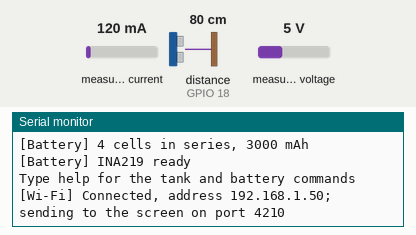
A program run on a simulated ESP32. Parts: the last lines printed to the serial monitor. Wiring (inferred from the names in the program): ultrasonic range finder: trigger GPIO 5; echo GPIO 18; INA219 current sensor at I2C address 0x40. The inputs (shaded band) are chosen by the test bench; at power-on: measured current 120 mA, measured voltage 5 V, distance to the obstacle (sensor on GPIO 18) 80 cm. The echo pulse lasts 58.3 µs per cm; WiFi joins after 1.5 s; servers stay silent unless stated; EEPROM starts erased.

Above: at 3.2 s.
3.3 s: measured current set to 22 mA
At 6.0 s:
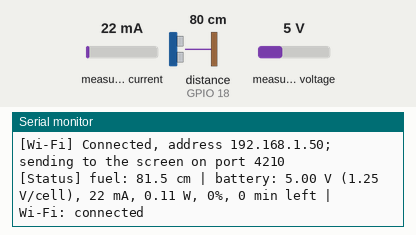
6.3 s: measured current set to 17 mA
7.8 s: measured voltage set to 1.2 V
At 10.6 s:
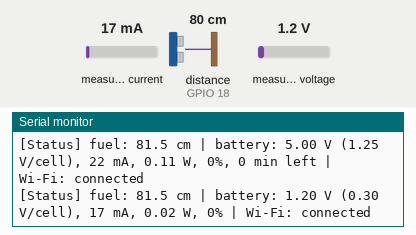

The program:

main.cpp
```cpp
// Narrow Road Navigation: health unit
//
// A separate ESP32 that measures:
//   - the fuel level of a demo tank, with an HC-SR04 ultrasonic sensor
//     looking down from the top of the tank
//   - the battery's voltage, current and power, with an INA219, and works
//     out its charge and time left
// and broadcasts both on the hotspot once a second (UDP port 4210), where
// the car screen hears them, the same way the camera sends road widths.
//
// It never talks to the server: the website stays exactly as it is.
//
// Settings: include/config.h and include/secrets.h
// Type help in the serial monitor for the tank and battery commands.

#include <Arduino.h>
#include <Preferences.h>
#include <WiFi.h>
#include <WiFiUdp.h>
#include <Wire.h>

#include "config.h"
#include "health_math.h"
#include "ina219.h"
#include "secrets.h"
#include "ultrasonic.h"

namespace {

Ultrasonic sonar;
Ina219 ina;
BatteryGauge gauge;
TankCalibration tank;
WiFiUDP udp;
Preferences prefs;

float batteryVolts = 0;
float batteryMa = 0;
uint32_t lastBatteryMs = 0;
uint32_t lastInaRetryMs = 0;
uint32_t lastSendMs = 0;
uint32_t lastStatusMs = 0;
uint32_t lastWatchMs = 0;
bool watching = false;
bool wifiWasUp = false;
String commandLine;

// ── Saved settings ──────────────────────────────────────────────────────────

void loadSettings() {
  prefs.begin("health", false);
  tank.emptyCm = prefs.getFloat("empty", 0);
  tank.fullCm = prefs.getFloat("full", 0);
  tank.litres = prefs.getFloat("litres", 0);
  int cells = prefs.getInt("cells", BATTERY_CELLS);
  float mah = prefs.getFloat("mah", BATTERY_MAH);
  gauge.configure(cells, mah);
}

void printSettings() {
  Serial.printf("[Tank] empty %.1f cm, full %.1f cm, capacity %s", tank.emptyCm, tank.fullCm,
                tank.litres > 0 ? "" : "not set");
  if (tank.litres > 0) Serial.printf("%.2f litres", tank.litres);
  Serial.println(tank.valid() ? "" : " | not calibrated: type empty, then full");
  Serial.printf("[Battery] %d cells in series, %.0f mAh\n", gauge.cells(), gauge.capacityMah());
}

// ── Readings ────────────────────────────────────────────────────────────────

void updateBattery() {
  uint32_t now = millis();

  if (!ina.ok()) {
    if (now - lastInaRetryMs > 5000) {
      lastInaRetryMs = now;
      if (ina.begin(Wire, INA219_ADDRESS, INA219_SHUNT_OHMS)) {
        Serial.println("[Battery] INA219 found");
      }
    }
    return;
  }

  if (now - lastBatteryMs < 250) return;
  uint32_t dt = lastBatteryMs ? now - lastBatteryMs : 0;
  lastBatteryMs = now;

  float v, ma;
  if (!ina.read(v, ma)) {
    Serial.println("[Battery] INA219 stopped answering; check SDA, SCL, VCC and GND");
    return;
  }
  batteryVolts = v;
  batteryMa = ma;

  // Below a volt there's no battery connected: don't invent a charge
  if (v > 1.0f) gauge.update(v, ma, dt);
}

bool batteryPresent() { return ina.ok() && batteryVolts > 1.0f && gauge.started(); }

float currentFuelPercent() { return sonar.ok() ? fuelPercent(tank, sonar.distanceCm()) : -1; }

// ── Sending to the screen ───────────────────────────────────────────────────

void sendPacket(const char *json) {
  udp.beginPacket(WiFi.broadcastIP(), UDP_PORT);
  udp.write(reinterpret_cast<const uint8_t *>(json), strlen(json));
  udp.endPacket();
}

void sendReadings() {
  char msg[256];

  float percent = currentFuelPercent();
  float litres = fuelLitres(tank, percent);
  snprintf(msg, sizeof(msg),
           "{\"type\":\"fuel\",\"ok\":%s,\"calibrated\":%s,\"percent\":%.1f,\"litres\":%.2f,"
           "\"cm\":%.1f,\"low\":%s}",
           sonar.ok() ? "true" : "false", tank.valid() ? "true" : "false", percent, litres,
           sonar.ok() ? sonar.distanceCm() : -1.0f,
           percent >= 0 && percent < FUEL_LOW_PERCENT ? "true" : "false");
  sendPacket(msg);

  bool present = batteryPresent();
  float minutes = present ? gauge.minutesLeft(batteryMa) : -1;
  snprintf(msg, sizeof(msg),
           "{\"type\":\"battery\",\"ok\":%s,\"volts\":%.2f,\"amps\":%.3f,\"watts\":%.2f,"
           "\"percent\":%.0f,\"minutesLeft\":%.0f,\"cells\":%d,\"low\":%s}",
           present ? "true" : "false", batteryVolts, batteryMa / 1000.0f,
           batteryVolts * batteryMa / 1000.0f, present ? gauge.percent() : -1.0f, minutes,
           gauge.cells(), present && gauge.percent() < BATTERY_LOW_PERCENT ? "true" : "false");
  sendPacket(msg);
}

// ── Serial monitor ──────────────────────────────────────────────────────────

void printReadings(const char *tag) {
  Serial.printf("[%s] fuel: ", tag);
  if (!sonar.ok()) {
    Serial.print("no echo (check the sensor's wires and aim)");
  } else {
    float p = currentFuelPercent();
    Serial.printf("%.1f cm", sonar.distanceCm());
    if (p >= 0) Serial.printf(", %.0f%%", p);
    float l = fuelLitres(tank, p);
    if (l >= 0) Serial.printf(", %.2f L", l);
  }
  Serial.print(" | battery: ");
  if (!ina.ok()) {
    Serial.print("INA219 missing");
  } else if (!batteryPresent()) {
    Serial.printf("no battery (%.2f V)", batteryVolts);
  } else {
    Serial.printf("%.2f V (%.2f V/cell), %.0f mA, %.2f W, %.0f%%", batteryVolts,
                  gauge.cellVolts(batteryVolts), batteryMa, batteryVolts * batteryMa / 1000.0f,
                  gauge.percent());
    float m = gauge.minutesLeft(batteryMa);
    if (m >= 0) Serial.printf(", %.0f min left", m);
  }
  if (strcmp(tag, "Status") == 0) {
    Serial.printf(" | Wi-Fi: %s", WiFi.status() == WL_CONNECTED ? "connected" : "not connected");
  }
  Serial.println();
}

void printHelp() {
  Serial.println("Commands (type one, then press Enter):");
  Serial.println("  empty      the tank is empty now: remember this distance");
  Serial.println("  full       the tank is full now: remember this distance");
  Serial.println("  litres 5   the tank holds 5 litres when full (to show litres)");
  Serial.println("  cells 4    the battery has 4 cells in series (2 for 7.4 V, 1 for 3.7 V)");
  Serial.println("  mah 3000   the battery's capacity in mAh");
  Serial.println("  watch      show the readings 5 times a second; press Enter to stop");
  Serial.println("  reset      forget the tank and battery settings");
  Serial.println("  help       this list");
}

void runCommand(String cmd) {
  cmd.trim();
  cmd.toLowerCase();
  if (watching) {
    watching = false;
    Serial.println("[Watch] Stopped");
    if (cmd.isEmpty() || cmd == "watch") return;
  }
  if (cmd.isEmpty()) return;

  int space = cmd.indexOf(' ');
  String word = space < 0 ? cmd : cmd.substring(0, space);
  String arg = space < 0 ? "" : cmd.substring(space + 1);
  arg.trim();

  if (word == "empty" || word == "full") {
    if (!sonar.ok()) {
      Serial.println("[Tank] No echo from the sensor; check its wiring first");
      return;
    }
    float d = sonar.distanceCm();
    if (word == "empty") {
      tank.emptyCm = d;
      prefs.putFloat("empty", d);
    } else {
      tank.fullCm = d;
      prefs.putFloat("full", d);
    }
    Serial.printf("[Tank] Saved: %s is %.1f cm from the sensor\n", word.c_str(), d);
    if (tank.emptyCm > 0 && tank.fullCm > 0 && !tank.valid()) {
      Serial.println("[Tank] Full must be at least 2 cm closer than empty; do both again");
    }
    printSettings();
  } else if (word == "litres") {
    float l = arg.toFloat();
    if (l <= 0) {
      Serial.println("[Tank] Type the capacity, such as: litres 5");
      return;
    }
    tank.litres = l;
    prefs.putFloat("litres", l);
    printSettings();
  } else if (word == "cells") {
    int n = arg.toInt();
    if (n < 1 || n > 6) {
      Serial.println("[Battery] Type the number of cells in series, 1 to 6, such as: cells 4");
      return;
    }
    gauge.configure(n, gauge.capacityMah());
    prefs.putInt("cells", n);
    printSettings();
  } else if (word == "mah") {
    float mah = arg.toFloat();
    if (mah < 100) {
      Serial.println("[Battery] Type the capacity in mAh, such as: mah 3000");
      return;
    }
    gauge.configure(gauge.cells(), mah);
    prefs.putFloat("mah", mah);
    printSettings();
  } else if (word == "watch") {
    watching = true;
    Serial.println("[Watch] Press Enter to stop");
  } else if (word == "reset") {
    prefs.clear();
    tank = TankCalibration();
    gauge.configure(BATTERY_CELLS, BATTERY_MAH);
    Serial.println("[Settings] Cleared");
    printSettings();
  } else if (word == "help") {
    printHelp();
  } else {
    Serial.printf("Unknown command: %s\n", cmd.c_str());
    printHelp();
  }
}

void readSerialCommands() {
  while (Serial.available() > 0) {
    char c = static_cast<char>(Serial.read());
    if (c == '\n' || c == '\r') {
      runCommand(commandLine);
      commandLine = "";
    } else if (c == '\b' || c == 127) {  // Backspace
      if (commandLine.length() > 0) commandLine.remove(commandLine.length() - 1);
    } else if (commandLine.length() < 32) {
      commandLine += c;
    }
  }
}

}  // namespace

void setup() {
  Serial.begin(115200);
  delay(500);
  Serial.println("\nNarrow Road Navigation: health unit");

  loadSettings();
  printSettings();

  sonar.begin(US_TRIG_PIN, US_ECHO_PIN, AIR_TEMP_C);

  Wire.begin(INA_SDA_PIN, INA_SCL_PIN);
  if (ina.begin(Wire, INA219_ADDRESS, INA219_SHUNT_OHMS)) {
    Serial.println("[Battery] INA219 ready");
  } else {
    Serial.println("[Battery] INA219 not found at 0x40: check SDA, SCL, VCC and GND");
  }
  lastInaRetryMs = millis();

  WiFi.mode(WIFI_STA);
  WiFi.setAutoReconnect(true);
  WiFi.begin(WIFI_SSID, WIFI_PASSWORD);
  Serial.println("Type help for the tank and battery commands");
}

void loop() {
  uint32_t now = millis();

  readSerialCommands();
  sonar.update();
  updateBattery();

  bool wifiUp = WiFi.status() == WL_CONNECTED;
  if (wifiUp != wifiWasUp) {
    wifiWasUp = wifiUp;
    if (wifiUp) {
      Serial.printf("[Wi-Fi] Connected, address %s; sending to the screen on port %d\n",
                    WiFi.localIP().toString().c_str(), UDP_PORT);
    } else {
      Serial.println("[Wi-Fi] Not connected; trying again");
    }
  }

  if (wifiUp && now - lastSendMs >= SEND_INTERVAL_MS) {
    lastSendMs = now;
    sendReadings();
  }

  if (watching) {
    if (now - lastWatchMs >= 200) {
      lastWatchMs = now;
      printReadings("Watch");
    }
  } else if (now - lastStatusMs >= 5000) {
    lastStatusMs = now;
    printReadings("Status");
  }

  delay(2);
}
```

secrets.example.h
```cpp
#pragma once

// Copy this file to secrets.h (in the same folder) and fill it in.
// The same hotspot as the main unit and screen, so the screen hears it.
#define WIFI_SSID "your-hotspot-name"
#define WIFI_PASSWORD "your-hotspot-password"
```

health_math.cpp
```cpp
#include "health_math.h"

#include <math.h>

float echoToCm(uint32_t echoUs, float airTempC) {
  float metresPerSecond = 331.3f + 0.606f * airTempC;
  // us x (m/s) = micrometres; / 10000 = cm; / 2 for there and back
  return echoUs * metresPerSecond / 10000.0f / 2.0f;
}

float medianOf(const float *values, int n) {
  if (n <= 0) return 0;
  if (n > 15) n = 15;
  float v[15];
  for (int i = 0; i < n; i++) v[i] = values[i];
  // Insertion sort: n is tiny
  for (int i = 1; i < n; i++) {
    float x = v[i];
    int j = i - 1;
    while (j >= 0 && v[j] > x) {
      v[j + 1] = v[j];
      j--;
    }
    v[j + 1] = x;
  }
  return n % 2 ? v[n / 2] : (v[n / 2 - 1] + v[n / 2]) / 2.0f;
}

float fuelPercent(const TankCalibration &tank, float distanceCm) {
  if (!tank.valid()) return -1;
  float p = (tank.emptyCm - distanceCm) / (tank.emptyCm - tank.fullCm) * 100.0f;
  if (p < 0) p = 0;
  if (p > 100) p = 100;
  return p;
}

float fuelLitres(const TankCalibration &tank, float percent) {
  if (tank.litres <= 0 || percent < 0) return -1;
  return tank.litres * percent / 100.0f;
}

namespace {

// A typical 18650 at rest: volts, percent
struct Point {
  float volts, percent;
};
const Point kCurve[] = {
    {3.00f, 0},  {3.30f, 2},  {3.50f, 5},  {3.61f, 10}, {3.67f, 20}, {3.71f, 30}, {3.75f, 40},
    {3.79f, 50}, {3.85f, 60}, {3.92f, 70}, {4.00f, 80}, {4.10f, 90}, {4.20f, 100},
};
constexpr int kPoints = sizeof(kCurve) / sizeof(kCurve[0]);

}  // namespace

float cellPercentFromVoltage(float v) {
  if (v <= kCurve[0].volts) return 0;
  if (v >= kCurve[kPoints - 1].volts) return 100;
  for (int i = 1; i < kPoints; i++) {
    if (v <= kCurve[i].volts) {
      const Point &a = kCurve[i - 1], &b = kCurve[i];
      return a.percent + (v - a.volts) / (b.volts - a.volts) * (b.percent - a.percent);
    }
  }
  return 100;
}

void BatteryGauge::configure(int cellsInSeries, float capacityMah) {
  cells_ = cellsInSeries < 1 ? 1 : cellsInSeries;
  capacityMah_ = capacityMah < 100 ? 100 : capacityMah;
  started_ = false;
}

void BatteryGauge::update(float volts, float milliamps, uint32_t dtMs) {
  float fromVoltage = cellPercentFromVoltage(volts / cells_);
  if (!started_) {
    percent_ = fromVoltage;
    started_ = true;
    return;
  }

  // Count the charge that went out (or in, if milliamps is negative)
  float hours = dtMs / 3600000.0f;
  percent_ -= milliamps * hours / capacityMah_ * 100.0f;

  // Under a light load the voltage is close to the resting voltage, so
  // lean towards it slowly (over about 5 minutes)
  if (fabsf(milliamps) < capacityMah_ / 10.0f) {
    float k = dtMs / 300000.0f;
    if (k > 1) k = 1;
    percent_ += (fromVoltage - percent_) * k;
  }

  if (percent_ < 0) percent_ = 0;
  if (percent_ > 100) percent_ = 100;
}

float BatteryGauge::minutesLeft(float milliamps) const {
  if (!started_ || milliamps < 20) return -1;
  float remainingMah = percent_ / 100.0f * capacityMah_;
  return remainingMah / milliamps * 60.0f;
}
```

health_math.h
```cpp
#pragma once

// The health unit's arithmetic, in plain C++ so it can be tested on a laptop
// (host-tests/test_health_math.cpp). No Arduino code in here.

#include <stdint.h>

// ── Fuel level ──────────────────────────────────────────────────────────────

// Microseconds of ultrasonic echo to centimetres. Sound travels there and
// back, so the distance is half. Speed of sound: 331.3 + 0.606 x temp m/s.
float echoToCm(uint32_t echoUs, float airTempC = 25.0f);

// The middle value of n readings (n at most 15): one bad echo can't move it
float medianOf(const float *values, int n);

// What the sensor measures with the tank empty and with it full. Set by the
// "empty" and "full" commands, so the tank never has to be measured by hand.
struct TankCalibration {
  float emptyCm = 0;  // sensor to the bottom (empty tank)
  float fullCm = 0;   // sensor to the surface when full
  float litres = 0;   // capacity when full; 0 if not set

  bool valid() const { return emptyCm - fullCm >= 2.0f; }
};

// 0 to 100. Straight-sided tanks (a box, a bottle standing up) are linear.
// Returns -1 if the tank hasn't been calibrated.
float fuelPercent(const TankCalibration &tank, float distanceCm);

// Litres left, or -1 if the capacity isn't set
float fuelLitres(const TankCalibration &tank, float percent);

// ── Battery ─────────────────────────────────────────────────────────────────

// Charge of one 18650 cell from its voltage at rest, 0 to 100
float cellPercentFromVoltage(float cellVolts);

// Keeps the battery's charge: starts from the voltage, then counts the
// current going out (the way phones do), and drifts back towards the
// voltage estimate while the load is light, so it doesn't wander.
class BatteryGauge {
 public:
  void configure(int cellsInSeries, float capacityMah);
  // volts: the whole pack. milliamps: positive while discharging.
  void update(float volts, float milliamps, uint32_t dtMs);

  bool started() const { return started_; }
  float percent() const { return percent_; }
  // Minutes until empty at this current, or -1 when not discharging
  float minutesLeft(float milliamps) const;
  float cellVolts(float volts) const { return volts / cells_; }
  int cells() const { return cells_; }
  float capacityMah() const { return capacityMah_; }

 private:
  int cells_ = 4;
  float capacityMah_ = 3000;
  bool started_ = false;
  float percent_ = 0;
};
```

ina219.cpp
```cpp
#include "ina219.h"

namespace {

constexpr uint8_t kConfig = 0x00;
constexpr uint8_t kShuntVoltage = 0x01;
constexpr uint8_t kBusVoltage = 0x02;

// 32 V range, +-320 mV across the resistor, 12-bit readings averaged over
// 8 samples (steadier numbers), measuring both all the time
constexpr uint16_t kConfigValue = 0x3DDF;

}  // namespace

bool Ina219::begin(TwoWire &wire, uint8_t address, float shuntOhms) {
  wire_ = &wire;
  address_ = address;
  shuntOhms_ = shuntOhms;

  uint16_t check = 0;
  ok_ = writeRegister(kConfig, kConfigValue) && readRegister(kConfig, check) &&
        check == kConfigValue;
  return ok_;
}

bool Ina219::read(float &volts, float &milliamps) {
  uint16_t shuntRaw, busRaw;
  if (!readRegister(kShuntVoltage, shuntRaw) || !readRegister(kBusVoltage, busRaw)) {
    ok_ = false;
    return false;
  }
  ok_ = true;

  // Shunt: signed, 10 microvolts per step
  float shuntMv = static_cast<int16_t>(shuntRaw) * 0.01f;
  milliamps = shuntMv / shuntOhms_;

  // Bus: top 13 bits, 4 millivolts per step
  volts = (busRaw >> 3) * 0.004f;
  return true;
}

bool Ina219::writeRegister(uint8_t reg, uint16_t value) {
  wire_->beginTransmission(address_);
  wire_->write(reg);
  wire_->write(static_cast<uint8_t>(value >> 8));
  wire_->write(static_cast<uint8_t>(value & 0xFF));
  return wire_->endTransmission() == 0;
}

bool Ina219::readRegister(uint8_t reg, uint16_t &value) {
  wire_->beginTransmission(address_);
  wire_->write(reg);
  if (wire_->endTransmission(false) != 0) return false;
  if (wire_->requestFrom(address_, static_cast<uint8_t>(2)) != 2) return false;
  value = static_cast<uint16_t>(wire_->read()) << 8;
  value |= wire_->read();
  return true;
}
```

ina219.h
```cpp
#pragma once

#include <Arduino.h>
#include <Wire.h>

// INA219 current and voltage sensor (the blue board with the R100 resistor).
// Put it in the battery's + wire: battery + to Vin+, Vin- on to the load.
// It measures the voltage at Vin- (up to 26 V) and the current through its
// 0.1 ohm resistor (up to 3.2 A), over I2C.
class Ina219 {
 public:
  bool begin(TwoWire &wire, uint8_t address, float shuntOhms);
  // volts: the battery side of the load. milliamps: positive when current
  // flows from Vin+ to Vin- (the battery discharging)
  bool read(float &volts, float &milliamps);
  bool ok() const { return ok_; }

 private:
  bool writeRegister(uint8_t reg, uint16_t value);
  bool readRegister(uint8_t reg, uint16_t &value);

  TwoWire *wire_ = nullptr;
  uint8_t address_ = 0x40;
  float shuntOhms_ = 0.1f;
  bool ok_ = false;
};
```

Source omitted: ultrasonic.cpp (1420 bytes), ultrasonic.h (874 bytes), config.h (1384 bytes)

Measured:
- after the input at 3.3 s, the serial monitor: prints a new line after 1.7 s (image 1)
- after the input at 7.8 s, the serial monitor: prints a new line after 2.2 s (image 2)
